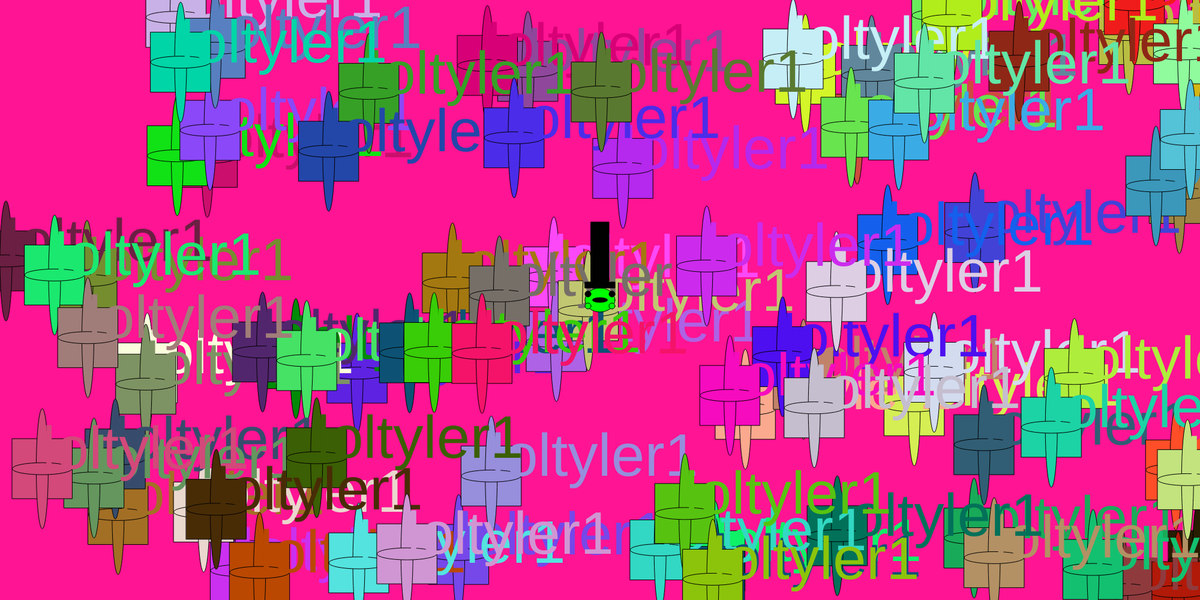
Frame 1 (no input)
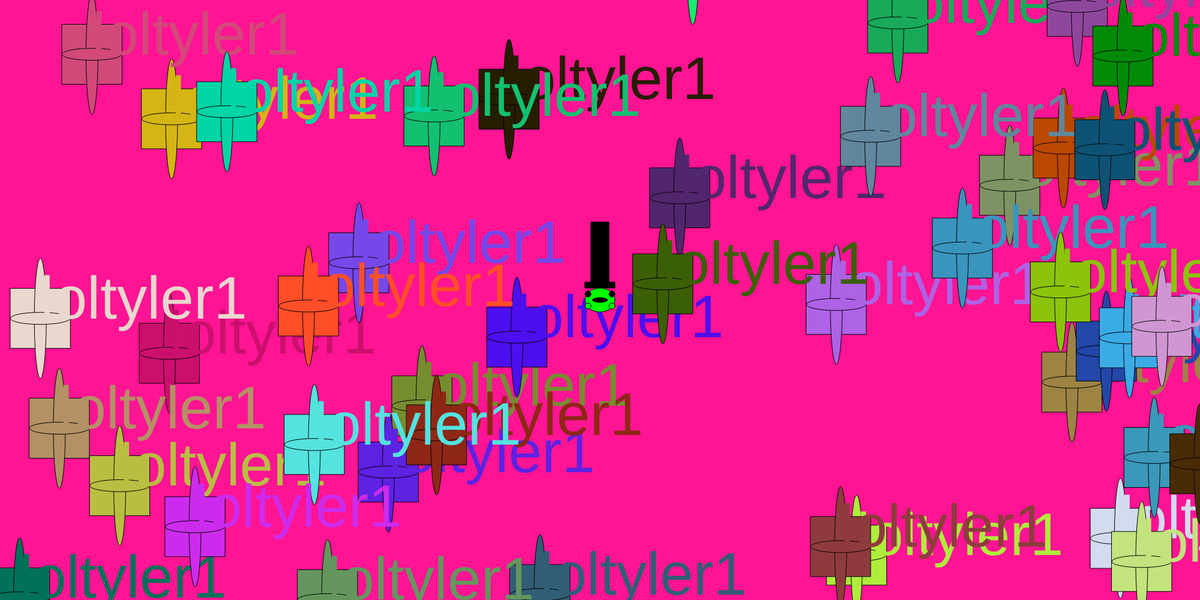
Frame 60 (no input)
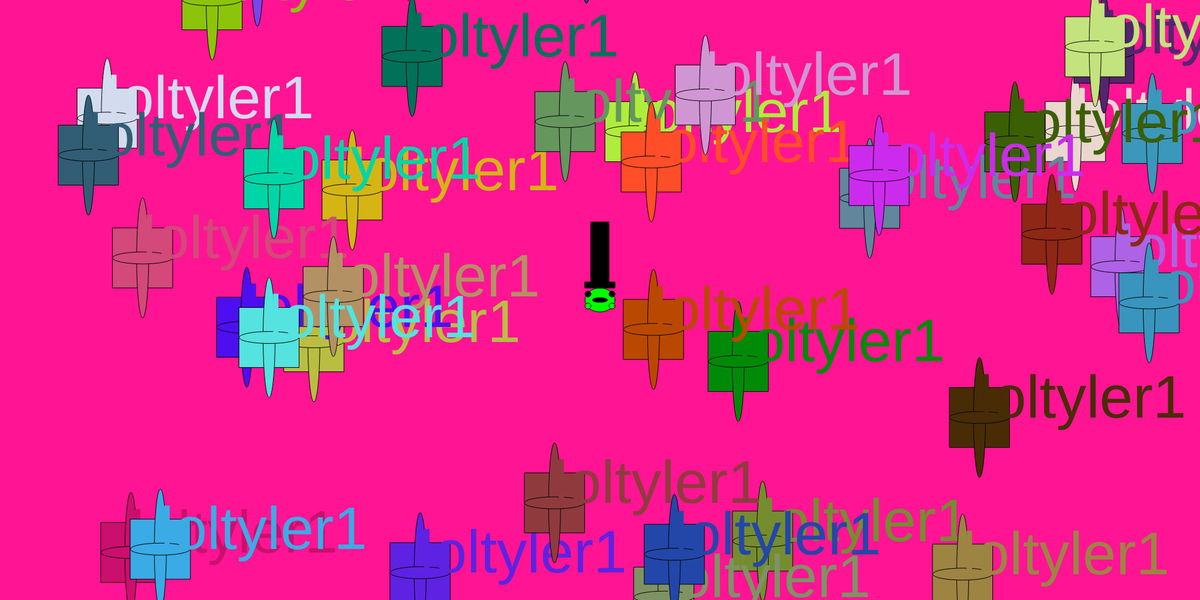
Frame 120 (the mouse pressed at the canvas centre since frame 60)

The p5.js sketch that drew these frames (run headless with seeded random() and noise() and a simulated clock; from frame 60 on, the mouse is pressed at the canvas centre):

// p5.js sketch
// ── sketch.js
//var myCar1 ;
//var myCar2 ;
//var myCar3 ;
var x = 0 ;
var velocity = 10 ;
var cars = [] ;
var frogpos ;


function setup() {

  createCanvas(2000, 1000) ;
  rectMode(CENTER);
    for (var i = 0; i < 30; i++) {

  cars.push(new Car()) ;
  cars.push(new Car()) ;
  cars.push(new Car()) ;

  }
  frogpos = createVector(width/2, height/2) ;

}


function draw() {
  background(255,20,147) ;

    for (var i = 0; i < cars.length; i++) {

  cars[i].display() ;
  cars[i].drive() ;
  if (cars[i].pos.dist(frogpos) < 50) {
    cars.splice(i, 1) ;


  }

}
  //draw frog
  fill(0, 255, 0) ;
  ellipse(frogpos.x, frogpos.y, 50, 40) ;
  ellipse(frogpos.x -20, frogpos.y + 10, 10, 10) ;
  ellipse(frogpos.x + 20, frogpos.y + 10, 10, 10) ;
  fill(1) ;
  ellipse(frogpos.x -20, frogpos.y - 10, 10, 10) ;
  ellipse(frogpos.x + 20, frogpos.y - 10, 10, 10) ;
  ellipse(frogpos.x, frogpos.y, 25, 8) ;
  rect(frogpos.x, frogpos.y  - 80, 30, 100) ;
  rect(frogpos.x, frogpos.y - 25, 50, 10) ;

  checkForKeys() ;
}

function Car() {
  //attribute
  this.pos = createVector(random(width), random(height)) ;
  this.velocity = createVector(random(20, -20), random(30, -50)) ;
  this.r = random(255) ;
  this.g = random(255) ;
  this.b = random(255) ;

  //methods
  this.display = function() {


    fill(this.r, this.g, this.b) ;
    rect(this.pos.x, this.pos.y, 100, 100) ;

    ellipse(this.pos.x, this.pos.y, 20, 20) ;
    ellipse(this.pos.x, this.pos.y, 20, 200) ;
    ellipse(this.pos.x, this.pos.y, 100, 20) ;
    textSize(100) ;
    text("loltyler1", this.pos.x, this.pos.y) ;

  }

  this.drive = function() {
    this.pos.add(this.velocity) ;
    if (this.pos.x > width) this.pos.x = 0 ;
    if (this.pos.x < 0) this.pos.x = width ;
    if (this.pos.y > height) this.pos.y = 0 ;
    if (this.pos.y < 0) this.y = height;
    }

  }

  function checkForKeys() {
    if (keyIsDown(LEFT_ARROW)) frogpos.x = frogpos.x - 15;
    if (keyIsDown(RIGHT_ARROW)) frogpos.x = frogpos.x + 15;
    if (keyIsDown(UP_ARROW)) frogpos.y = frogpos.y - 15;
    if (keyIsDown(DOWN_ARROW)) frogpos.y = frogpos.y + 15;




  }
